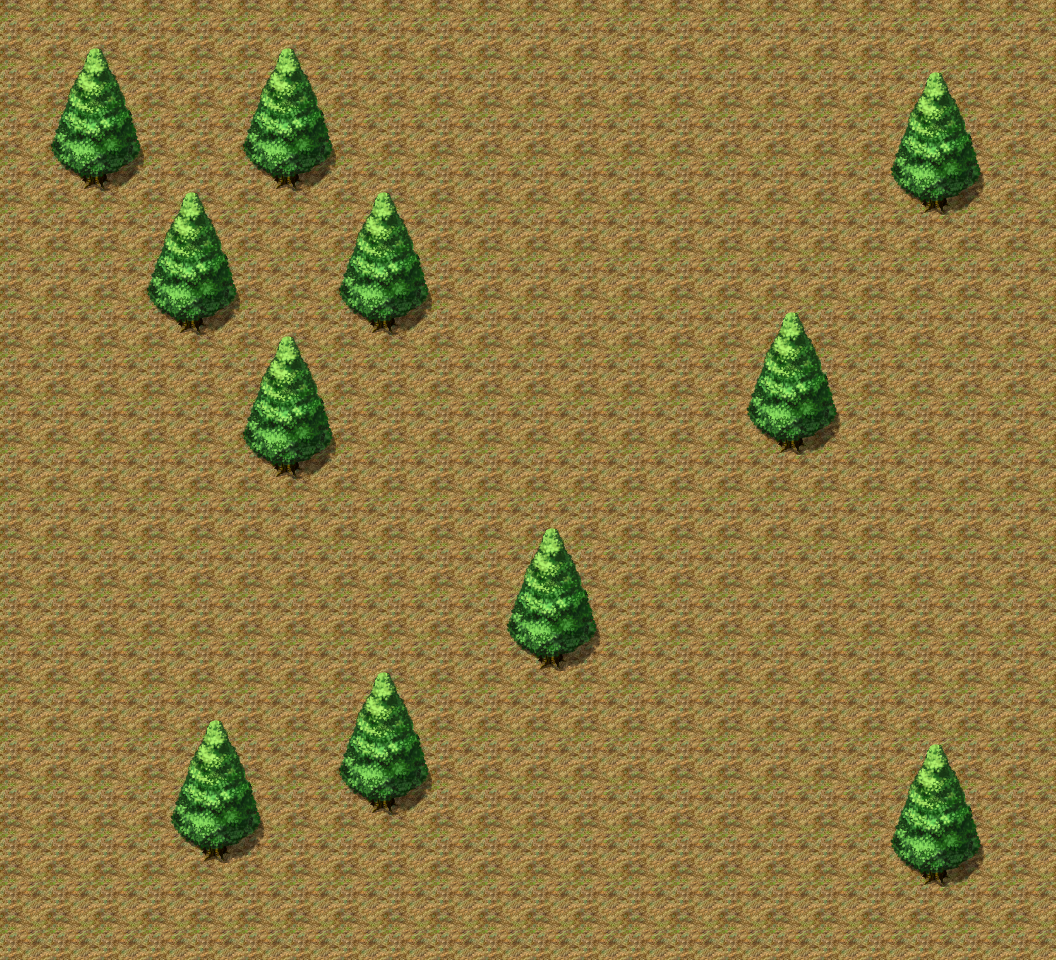

This is a level from a 2D game, rendered from its Tiled map with the project's own tilesets. A one-line summary and the map file follow, with tile-layer data summarised:
An orthogonal 44x40 tile map with 24x24 px tiles, 9 tile layers (under0_none, under1_ground, under2_none, under3_none, ...), 2 tilesets and 15 objects (2x 1, 2x 2).

<map version="1.0" tiledversion="1.1.6" orientation="orthogonal" renderorder="right-down" width="44" height="40" tilewidth="24" tileheight="24" infinite="0" nextobjectid="35">
 <tileset firstgid="1" source="tilesets/fsm_town01_a2.tsx" />
 <tileset firstgid="769" source="tilesets/fsm_town01_b.tsx" />
 <layer name="under0_none" width="44" height="40">
  <data>[1760 cells, 0 non-empty, 0 distinct tile ids]</data>
 </layer>
 <layer name="under1_ground" width="44" height="40">
  <data>[1760 cells, 1760 non-empty, 4 distinct tile ids]</data>
 </layer>
 <layer name="under2_none" width="44" height="40">
  <data>[1760 cells, 0 non-empty, 0 distinct tile ids]</data>
 </layer>
 <layer name="under3_none" width="44" height="40">
  <data>[1760 cells, 0 non-empty, 0 distinct tile ids]</data>
 </layer>
 <layer name="under4_objects" width="44" height="40">
  <data>[1760 cells, 88 non-empty, 8 distinct tile ids]</data>
 </layer>
 <layer name="under5_none" width="44" height="40">
  <data>[1760 cells, 0 non-empty, 0 distinct tile ids]</data>
 </layer>
 <layer name="over6_objects" width="44" height="40">
  <data>[1760 cells, 176 non-empty, 16 distinct tile ids]</data>
 </layer>
 <layer name="over7_none" width="44" height="40">
  <data>[1760 cells, 0 non-empty, 0 distinct tile ids]</data>
 </layer>
 <layer name="over8_none" width="44" height="40">
  <data>[1760 cells, 0 non-empty, 0 distinct tile ids]</data>
 </layer>
 <objectgroup name="npc_layer" />
 <objectgroup name="collision_layer">
  <object id="19" x="48" y="144" width="96" height="48" />
  <object id="20" x="240" y="144" width="96" height="48" />
  <object id="21" x="888" y="168" width="96" height="48" />
  <object id="22" x="144" y="288" width="96" height="48" />
  <object id="23" x="336" y="288" width="96" height="48" />
  <object id="24" x="240" y="432" width="96" height="48" />
  <object id="25" x="744" y="408" width="96" height="48" />
  <object id="26" x="504" y="624" width="96" height="48" />
  <object id="27" x="336" y="768" width="96" height="48" />
  <object id="28" x="168" y="816" width="96" height="48" />
  <object id="29" x="888" y="840" width="96" height="48" />
 </objectgroup>
 <objectgroup name="spawn_layer">
  <object id="33" name="map1" type="1" x="48" y="312" width="48" height="48" />
  <object id="34" name="map1" type="2" x="0" y="792" width="48" height="48" />
 </objectgroup>
 <objectgroup name="portal_layer">
  <object id="31" name="map1" type="1" x="-24" y="0" width="24" height="432" />
  <object id="32" name="map1" type="2" x="-24" y="648" width="24" height="312" />
 </objectgroup>
</map>
